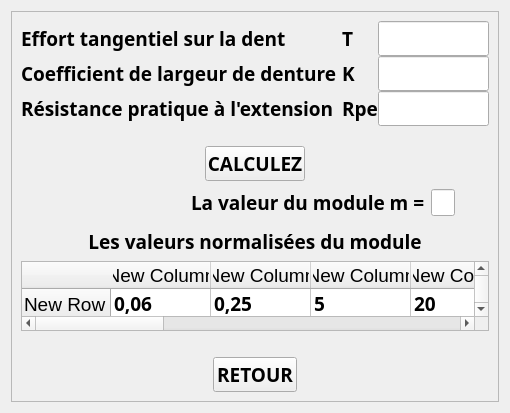
<?xml version="1.0" encoding="UTF-8"?>
<ui version="4.0">
 <class>calcul_module</class>
 <widget class="QWidget" name="calcul_module">
  <property name="geometry">
   <rect>
    <x>0</x>
    <y>0</y>
    <width>508</width>
    <height>338</height>
   </rect>
  </property>
  <property name="windowTitle">
   <string>CALCUL_DU_MODULE</string>
  </property>
  <layout class="QGridLayout" name="gridLayout">
   <item row="1" column="0">
    <widget class="QFrame" name="frame_ch14">
     <property name="frameShape">
      <enum>QFrame::StyledPanel</enum>
     </property>
     <property name="frameShadow">
      <enum>QFrame::Raised</enum>
     </property>
     <layout class="QGridLayout" name="gridLayout_2">
      <item row="0" column="0">
       <layout class="QVBoxLayout" name="verticalLayout_8">
        <item>
         <layout class="QVBoxLayout" name="verticalLayout_7">
          <item>
           <layout class="QVBoxLayout" name="verticalLayout_6">
            <item>
             <layout class="QVBoxLayout" name="verticalLayout_5">
              <item>
               <layout class="QVBoxLayout" name="verticalLayout_4">
                <property name="spacing">
                 <number>0</number>
                </property>
                <item>
                 <layout class="QHBoxLayout" name="horizontalLayout">
                  <item>
                   <layout class="QVBoxLayout" name="verticalLayout">
                    <item>
                     <widget class="QLabel" name="label_1_module">
                      <property name="font">
                       <font>
                        <family>Arial Black</family>
                        <pointsize>14</pointsize>
                        <weight>75</weight>
                        <bold>true</bold>
                       </font>
                      </property>
                      <property name="text">
                       <string>Effort tangentiel sur la dent </string>
                      </property>
                     </widget>
                    </item>
                    <item>
                     <widget class="QLabel" name="label_2_module">
                      <property name="font">
                       <font>
                        <family>Arial Black</family>
                        <pointsize>14</pointsize>
                        <weight>75</weight>
                        <bold>true</bold>
                       </font>
                      </property>
                      <property name="text">
                       <string>Coefficient de largeur de denture </string>
                      </property>
                     </widget>
                    </item>
                    <item>
                     <widget class="QLabel" name="label_3_module">
                      <property name="font">
                       <font>
                        <family>Arial Black</family>
                        <pointsize>14</pointsize>
                        <weight>75</weight>
                        <bold>true</bold>
                       </font>
                      </property>
                      <property name="text">
                       <string>Résistance pratique à l'extension </string>
                      </property>
                     </widget>
                    </item>
                   </layout>
                  </item>
                  <item>
                   <layout class="QVBoxLayout" name="verticalLayout_2">
                    <item>
                     <widget class="QLabel" name="label_6_module">
                      <property name="font">
                       <font>
                        <family>Arial Black</family>
                        <pointsize>14</pointsize>
                        <weight>75</weight>
                        <bold>true</bold>
                       </font>
                      </property>
                      <property name="text">
                       <string>T</string>
                      </property>
                      <property name="alignment">
                       <set>Qt::AlignLeading|Qt::AlignLeft|Qt::AlignVCenter</set>
                      </property>
                     </widget>
                    </item>
                    <item>
                     <widget class="QLabel" name="label_7_module">
                      <property name="font">
                       <font>
                        <family>Arial Black</family>
                        <pointsize>14</pointsize>
                        <weight>75</weight>
                        <bold>true</bold>
                       </font>
                      </property>
                      <property name="text">
                       <string>K</string>
                      </property>
                      <property name="alignment">
                       <set>Qt::AlignLeading|Qt::AlignLeft|Qt::AlignVCenter</set>
                      </property>
                     </widget>
                    </item>
                    <item>
                     <widget class="QLabel" name="label_8_module">
                      <property name="font">
                       <font>
                        <family>Arial Black</family>
                        <pointsize>14</pointsize>
                        <weight>75</weight>
                        <bold>true</bold>
                       </font>
                      </property>
                      <property name="text">
                       <string>Rpe</string>
                      </property>
                      <property name="alignment">
                       <set>Qt::AlignLeading|Qt::AlignLeft|Qt::AlignVCenter</set>
                      </property>
                     </widget>
                    </item>
                   </layout>
                  </item>
                  <item>
                   <layout class="QVBoxLayout" name="verticalLayout_3">
                    <item alignment="Qt::AlignLeft">
                     <widget class="QLineEdit" name="lineEdit_1_module">
                      <property name="font">
                       <font>
                        <family>Arial Black</family>
                        <pointsize>14</pointsize>
                        <weight>75</weight>
                        <bold>true</bold>
                       </font>
                      </property>
                      <property name="text">
                       <string/>
                      </property>
                     </widget>
                    </item>
                    <item alignment="Qt::AlignLeft">
                     <widget class="QLineEdit" name="lineEdit_2_module">
                      <property name="font">
                       <font>
                        <family>Arial Black</family>
                        <pointsize>14</pointsize>
                        <weight>75</weight>
                        <bold>true</bold>
                       </font>
                      </property>
                     </widget>
                    </item>
                    <item alignment="Qt::AlignLeft">
                     <widget class="QLineEdit" name="lineEdit_3_module">
                      <property name="font">
                       <font>
                        <family>Arial Black</family>
                        <pointsize>14</pointsize>
                        <weight>75</weight>
                        <bold>true</bold>
                       </font>
                      </property>
                     </widget>
                    </item>
                   </layout>
                  </item>
                 </layout>
                </item>
                <item>
                 <spacer name="horizontalSpacer_2">
                  <property name="orientation">
                   <enum>Qt::Horizontal</enum>
                  </property>
                  <property name="sizeHint" stdset="0">
                   <size>
                    <width>40</width>
                    <height>20</height>
                   </size>
                  </property>
                 </spacer>
                </item>
                <item alignment="Qt::AlignHCenter">
                 <widget class="QPushButton" name="bouton_calculez_ch11">
                  <property name="maximumSize">
                   <size>
                    <width>100</width>
                    <height>100</height>
                   </size>
                  </property>
                  <property name="font">
                   <font>
                    <family>Arial Black</family>
                    <pointsize>14</pointsize>
                    <weight>75</weight>
                    <bold>true</bold>
                   </font>
                  </property>
                  <property name="text">
                   <string>CALCULEZ</string>
                  </property>
                 </widget>
                </item>
               </layout>
              </item>
              <item>
               <layout class="QFormLayout" name="formLayout">
                <property name="leftMargin">
                 <number>170</number>
                </property>
                <property name="topMargin">
                 <number>2</number>
                </property>
                <property name="rightMargin">
                 <number>34</number>
                </property>
                <property name="bottomMargin">
                 <number>6</number>
                </property>
                <item row="0" column="0">
                 <widget class="QLabel" name="label_9_module">
                  <property name="font">
                   <font>
                    <family>Arial Black</family>
                    <pointsize>14</pointsize>
                    <weight>75</weight>
                    <bold>true</bold>
                   </font>
                  </property>
                  <property name="text">
                   <string>La valeur du module m =</string>
                  </property>
                 </widget>
                </item>
                <item row="0" column="1">
                 <widget class="QLineEdit" name="lineEdit_4_module">
                  <property name="sizePolicy">
                   <sizepolicy hsizetype="Maximum" vsizetype="Maximum">
                    <horstretch>0</horstretch>
                    <verstretch>0</verstretch>
                   </sizepolicy>
                  </property>
                  <property name="minimumSize">
                   <size>
                    <width>24</width>
                    <height>24</height>
                   </size>
                  </property>
                  <property name="maximumSize">
                   <size>
                    <width>248</width>
                    <height>100</height>
                   </size>
                  </property>
                  <property name="font">
                   <font>
                    <family>Arial Black</family>
                    <pointsize>14</pointsize>
                    <weight>75</weight>
                    <bold>true</bold>
                   </font>
                  </property>
                  <property name="text">
                   <string/>
                  </property>
                 </widget>
                </item>
               </layout>
              </item>
             </layout>
            </item>
            <item>
             <widget class="QLabel" name="label_10_module">
              <property name="font">
               <font>
                <family>Arial Black</family>
                <pointsize>14</pointsize>
                <weight>75</weight>
                <bold>true</bold>
               </font>
              </property>
              <property name="text">
               <string>Les valeurs normalisées du module</string>
              </property>
              <property name="alignment">
               <set>Qt::AlignCenter</set>
              </property>
             </widget>
            </item>
           </layout>
          </item>
          <item>
           <widget class="QTableWidget" name="tableWidget_module">
            <property name="font">
             <font>
              <pointsize>14</pointsize>
             </font>
            </property>
            <row>
             <property name="text">
              <string>New Row</string>
             </property>
            </row>
            <row>
             <property name="text">
              <string>New Row</string>
             </property>
            </row>
            <row>
             <property name="text">
              <string>New Row</string>
             </property>
            </row>
            <row>
             <property name="text">
              <string>New Row</string>
             </property>
            </row>
            <row>
             <property name="text">
              <string>New Row</string>
             </property>
            </row>
            <row>
             <property name="text">
              <string>New Row</string>
             </property>
            </row>
            <column>
             <property name="text">
              <string>New Column</string>
             </property>
            </column>
            <column>
             <property name="text">
              <string>New Column</string>
             </property>
            </column>
            <column>
             <property name="text">
              <string>New Column</string>
             </property>
            </column>
            <column>
             <property name="text">
              <string>New Column</string>
             </property>
            </column>
            <column>
             <property name="text">
              <string>New Column</string>
             </property>
            </column>
            <column>
             <property name="text">
              <string>New Column</string>
             </property>
            </column>
            <column>
             <property name="text">
              <string>New Column</string>
             </property>
            </column>
            <column>
             <property name="text">
              <string>New Column</string>
             </property>
            </column>
            <column>
             <property name="text">
              <string>New Column</string>
             </property>
            </column>
            <column>
             <property name="text">
              <string>New Column</string>
             </property>
            </column>
            <item row="0" column="0">
             <property name="text">
              <string>0,06</string>
             </property>
             <property name="font">
              <font>
               <family>Arial Black</family>
               <weight>75</weight>
               <bold>true</bold>
              </font>
             </property>
            </item>
            <item row="0" column="1">
             <property name="text">
              <string>0,25</string>
             </property>
             <property name="font">
              <font>
               <family>Arial Black</family>
               <weight>75</weight>
               <bold>true</bold>
              </font>
             </property>
            </item>
            <item row="0" column="2">
             <property name="text">
              <string>5</string>
             </property>
             <property name="font">
              <font>
               <family>Arial Black</family>
               <weight>75</weight>
               <bold>true</bold>
              </font>
             </property>
            </item>
            <item row="0" column="3">
             <property name="text">
              <string>20</string>
             </property>
             <property name="font">
              <font>
               <family>Arial Black</family>
               <weight>75</weight>
               <bold>true</bold>
              </font>
             </property>
            </item>
            <item row="0" column="4">
             <property name="text">
              <string>0,07</string>
             </property>
             <property name="font">
              <font>
               <family>Arial Black</family>
               <weight>75</weight>
               <bold>true</bold>
              </font>
             </property>
            </item>
            <item row="0" column="5">
             <property name="text">
              <string>0,28</string>
             </property>
             <property name="font">
              <font>
               <family>Arial Black</family>
               <weight>75</weight>
               <bold>true</bold>
              </font>
             </property>
            </item>
            <item row="0" column="6">
             <property name="text">
              <string>1,125</string>
             </property>
             <property name="font">
              <font>
               <family>Arial Black</family>
               <weight>75</weight>
               <bold>true</bold>
              </font>
             </property>
            </item>
            <item row="0" column="7">
             <property name="text">
              <string>5,5</string>
             </property>
             <property name="font">
              <font>
               <family>Arial Black</family>
               <weight>75</weight>
               <bold>true</bold>
              </font>
             </property>
            </item>
            <item row="0" column="8">
             <property name="text">
              <string>22</string>
             </property>
             <property name="font">
              <font>
               <family>Arial Black</family>
               <weight>75</weight>
               <bold>true</bold>
              </font>
             </property>
            </item>
            <item row="0" column="9">
             <property name="text">
              <string>1,25</string>
             </property>
             <property name="font">
              <font>
               <family>Arial Black</family>
               <weight>75</weight>
               <bold>true</bold>
              </font>
             </property>
            </item>
            <item row="1" column="0">
             <property name="text">
              <string>0,08</string>
             </property>
             <property name="font">
              <font>
               <family>Arial Black</family>
               <weight>75</weight>
               <bold>true</bold>
              </font>
             </property>
            </item>
            <item row="1" column="1">
             <property name="text">
              <string>0,30</string>
             </property>
             <property name="font">
              <font>
               <family>Arial Black</family>
               <weight>75</weight>
               <bold>true</bold>
              </font>
             </property>
            </item>
            <item row="1" column="2">
             <property name="text">
              <string>6</string>
             </property>
             <property name="font">
              <font>
               <family>Arial Black</family>
               <weight>75</weight>
               <bold>true</bold>
              </font>
             </property>
            </item>
            <item row="1" column="3">
             <property name="text">
              <string>25</string>
             </property>
             <property name="font">
              <font>
               <family>Arial Black</family>
               <weight>75</weight>
               <bold>true</bold>
              </font>
             </property>
            </item>
            <item row="1" column="4">
             <property name="text">
              <string>0,09</string>
             </property>
             <property name="font">
              <font>
               <family>Arial Black</family>
               <weight>75</weight>
               <bold>true</bold>
              </font>
             </property>
            </item>
            <item row="1" column="5">
             <property name="text">
              <string>0,35</string>
             </property>
             <property name="font">
              <font>
               <family>Arial Black</family>
               <weight>75</weight>
               <bold>true</bold>
              </font>
             </property>
            </item>
            <item row="1" column="6">
             <property name="text">
              <string>1,375</string>
             </property>
             <property name="font">
              <font>
               <family>Arial Black</family>
               <weight>75</weight>
               <bold>true</bold>
              </font>
             </property>
            </item>
            <item row="1" column="7">
             <property name="text">
              <string>7</string>
             </property>
             <property name="font">
              <font>
               <family>Arial Black</family>
               <weight>75</weight>
               <bold>true</bold>
              </font>
             </property>
            </item>
            <item row="1" column="8">
             <property name="text">
              <string>28</string>
             </property>
             <property name="font">
              <font>
               <family>Arial Black</family>
               <weight>75</weight>
               <bold>true</bold>
              </font>
             </property>
            </item>
            <item row="1" column="9">
             <property name="text">
              <string>1,5</string>
             </property>
             <property name="font">
              <font>
               <family>Arial Black</family>
               <weight>75</weight>
               <bold>true</bold>
              </font>
             </property>
            </item>
            <item row="2" column="0">
             <property name="text">
              <string>0,10</string>
             </property>
             <property name="font">
              <font>
               <family>Arial Black</family>
               <weight>75</weight>
               <bold>true</bold>
              </font>
             </property>
            </item>
            <item row="2" column="1">
             <property name="text">
              <string>0,40</string>
             </property>
             <property name="font">
              <font>
               <family>Arial Black</family>
               <weight>75</weight>
               <bold>true</bold>
              </font>
             </property>
            </item>
            <item row="2" column="2">
             <property name="text">
              <string>8</string>
             </property>
             <property name="font">
              <font>
               <family>Arial Black</family>
               <weight>75</weight>
               <bold>true</bold>
              </font>
             </property>
            </item>
            <item row="2" column="3">
             <property name="text">
              <string>32</string>
             </property>
             <property name="font">
              <font>
               <family>Arial Black</family>
               <weight>75</weight>
               <bold>true</bold>
              </font>
             </property>
            </item>
            <item row="2" column="4">
             <property name="text">
              <string>0,11</string>
             </property>
             <property name="font">
              <font>
               <family>Arial Black</family>
               <weight>75</weight>
               <bold>true</bold>
              </font>
             </property>
            </item>
            <item row="2" column="5">
             <property name="text">
              <string>0,45</string>
             </property>
             <property name="font">
              <font>
               <family>Arial Black</family>
               <weight>75</weight>
               <bold>true</bold>
              </font>
             </property>
            </item>
            <item row="2" column="6">
             <property name="text">
              <string>1,75</string>
             </property>
             <property name="font">
              <font>
               <family>Arial Black</family>
               <weight>75</weight>
               <bold>true</bold>
              </font>
             </property>
            </item>
            <item row="2" column="7">
             <property name="text">
              <string>9</string>
             </property>
             <property name="font">
              <font>
               <family>Arial Black</family>
               <weight>75</weight>
               <bold>true</bold>
              </font>
             </property>
            </item>
            <item row="2" column="8">
             <property name="text">
              <string>36</string>
             </property>
             <property name="font">
              <font>
               <family>Arial Black</family>
               <weight>75</weight>
               <bold>true</bold>
              </font>
             </property>
            </item>
            <item row="2" column="9">
             <property name="text">
              <string>2</string>
             </property>
             <property name="font">
              <font>
               <family>Arial Black</family>
               <weight>75</weight>
               <bold>true</bold>
              </font>
             </property>
            </item>
            <item row="3" column="0">
             <property name="text">
              <string>0,12</string>
             </property>
             <property name="font">
              <font>
               <family>Arial Black</family>
               <weight>75</weight>
               <bold>true</bold>
              </font>
             </property>
            </item>
            <item row="3" column="1">
             <property name="text">
              <string>0,50</string>
             </property>
             <property name="font">
              <font>
               <family>Arial Black</family>
               <weight>75</weight>
               <bold>true</bold>
              </font>
             </property>
            </item>
            <item row="3" column="2">
             <property name="text">
              <string>10</string>
             </property>
             <property name="font">
              <font>
               <family>Arial Black</family>
               <weight>75</weight>
               <bold>true</bold>
              </font>
             </property>
            </item>
            <item row="3" column="3">
             <property name="text">
              <string>40</string>
             </property>
             <property name="font">
              <font>
               <family>Arial Black</family>
               <weight>75</weight>
               <bold>true</bold>
              </font>
             </property>
            </item>
            <item row="3" column="4">
             <property name="text">
              <string>0,14</string>
             </property>
             <property name="font">
              <font>
               <family>Arial Black</family>
               <weight>75</weight>
               <bold>true</bold>
              </font>
             </property>
            </item>
            <item row="3" column="5">
             <property name="text">
              <string>0,55</string>
             </property>
             <property name="font">
              <font>
               <family>Arial Black</family>
               <weight>75</weight>
               <bold>true</bold>
              </font>
             </property>
            </item>
            <item row="3" column="6">
             <property name="text">
              <string>2,75</string>
             </property>
             <property name="font">
              <font>
               <family>Arial Black</family>
               <weight>75</weight>
               <bold>true</bold>
              </font>
             </property>
            </item>
            <item row="3" column="7">
             <property name="text">
              <string>11</string>
             </property>
             <property name="font">
              <font>
               <family>Arial Black</family>
               <weight>75</weight>
               <bold>true</bold>
              </font>
             </property>
            </item>
            <item row="3" column="8">
             <property name="text">
              <string>45</string>
             </property>
             <property name="font">
              <font>
               <family>Arial Black</family>
               <weight>75</weight>
               <bold>true</bold>
              </font>
             </property>
            </item>
            <item row="3" column="9">
             <property name="text">
              <string>2,5</string>
             </property>
             <property name="font">
              <font>
               <family>Arial Black</family>
               <weight>75</weight>
               <bold>true</bold>
              </font>
             </property>
            </item>
            <item row="4" column="0">
             <property name="text">
              <string>0,15</string>
             </property>
             <property name="font">
              <font>
               <family>Arial Black</family>
               <weight>75</weight>
               <bold>true</bold>
              </font>
             </property>
            </item>
            <item row="4" column="1">
             <property name="text">
              <string>0,75</string>
             </property>
             <property name="font">
              <font>
               <family>Arial Black</family>
               <weight>75</weight>
               <bold>true</bold>
              </font>
             </property>
             <property name="background">
              <brush brushstyle="NoBrush">
               <color alpha="255">
                <red>0</red>
                <green>0</green>
                <blue>0</blue>
               </color>
              </brush>
             </property>
            </item>
            <item row="4" column="2">
             <property name="text">
              <string>12</string>
             </property>
             <property name="font">
              <font>
               <family>Arial Black</family>
               <weight>75</weight>
               <bold>true</bold>
              </font>
             </property>
            </item>
            <item row="4" column="3">
             <property name="text">
              <string>50</string>
             </property>
             <property name="font">
              <font>
               <family>Arial Black</family>
               <weight>75</weight>
               <bold>true</bold>
              </font>
             </property>
            </item>
            <item row="4" column="4">
             <property name="text">
              <string>0,18</string>
             </property>
             <property name="font">
              <font>
               <family>Arial Black</family>
               <weight>75</weight>
               <bold>true</bold>
              </font>
             </property>
            </item>
            <item row="4" column="5">
             <property name="text">
              <string>0,7</string>
             </property>
             <property name="font">
              <font>
               <family>Arial Black</family>
               <weight>75</weight>
               <bold>true</bold>
              </font>
             </property>
            </item>
            <item row="4" column="6">
             <property name="text">
              <string>3,5</string>
             </property>
             <property name="font">
              <font>
               <family>Arial Black</family>
               <weight>75</weight>
               <bold>true</bold>
              </font>
             </property>
            </item>
            <item row="4" column="7">
             <property name="text">
              <string>14</string>
             </property>
             <property name="font">
              <font>
               <family>Arial Black</family>
               <weight>75</weight>
               <bold>true</bold>
              </font>
             </property>
            </item>
            <item row="4" column="8">
             <property name="text">
              <string>55</string>
             </property>
             <property name="font">
              <font>
               <family>Arial Black</family>
               <weight>75</weight>
               <bold>true</bold>
              </font>
             </property>
            </item>
            <item row="4" column="9">
             <property name="text">
              <string>3</string>
             </property>
             <property name="font">
              <font>
               <family>Arial Black</family>
               <weight>75</weight>
               <bold>true</bold>
              </font>
             </property>
            </item>
            <item row="5" column="0">
             <property name="text">
              <string>0,20</string>
             </property>
             <property name="font">
              <font>
               <family>Arial Black</family>
               <weight>75</weight>
               <bold>true</bold>
              </font>
             </property>
            </item>
            <item row="5" column="1">
             <property name="text">
              <string>1,0</string>
             </property>
             <property name="font">
              <font>
               <family>Arial Black</family>
               <weight>75</weight>
               <bold>true</bold>
              </font>
             </property>
            </item>
            <item row="5" column="2">
             <property name="text">
              <string>16</string>
             </property>
             <property name="font">
              <font>
               <family>Arial Black</family>
               <weight>75</weight>
               <bold>true</bold>
              </font>
             </property>
            </item>
            <item row="5" column="3">
             <property name="text">
              <string>60</string>
             </property>
             <property name="font">
              <font>
               <family>Arial Black</family>
               <weight>75</weight>
               <bold>true</bold>
              </font>
             </property>
            </item>
            <item row="5" column="4">
             <property name="text">
              <string>0,22</string>
             </property>
             <property name="font">
              <font>
               <family>Arial Black</family>
               <weight>75</weight>
               <bold>true</bold>
              </font>
             </property>
            </item>
            <item row="5" column="5">
             <property name="text">
              <string>0,9</string>
             </property>
             <property name="font">
              <font>
               <family>Arial Black</family>
               <weight>75</weight>
               <bold>true</bold>
              </font>
             </property>
            </item>
            <item row="5" column="6">
             <property name="text">
              <string>4,5</string>
             </property>
             <property name="font">
              <font>
               <family>Arial Black</family>
               <weight>75</weight>
               <bold>true</bold>
              </font>
             </property>
            </item>
            <item row="5" column="7">
             <property name="text">
              <string>18</string>
             </property>
             <property name="font">
              <font>
               <family>Arial Black</family>
               <weight>75</weight>
               <bold>true</bold>
              </font>
             </property>
            </item>
            <item row="5" column="8">
             <property name="text">
              <string>70</string>
             </property>
             <property name="font">
              <font>
               <family>Arial Black</family>
               <weight>75</weight>
               <bold>true</bold>
              </font>
             </property>
            </item>
            <item row="5" column="9">
             <property name="text">
              <string>4</string>
             </property>
             <property name="font">
              <font>
               <family>Arial Black</family>
               <weight>75</weight>
               <bold>true</bold>
              </font>
             </property>
            </item>
           </widget>
          </item>
         </layout>
        </item>
        <item>
         <spacer name="horizontalSpacer">
          <property name="orientation">
           <enum>Qt::Horizontal</enum>
          </property>
          <property name="sizeHint" stdset="0">
           <size>
            <width>40</width>
            <height>20</height>
           </size>
          </property>
         </spacer>
        </item>
        <item alignment="Qt::AlignHCenter">
         <widget class="QPushButton" name="bouton_retour_ch13">
          <property name="maximumSize">
           <size>
            <width>100</width>
            <height>100</height>
           </size>
          </property>
          <property name="font">
           <font>
            <family>Arial Black</family>
            <pointsize>14</pointsize>
            <weight>75</weight>
            <bold>true</bold>
           </font>
          </property>
          <property name="text">
           <string>RETOUR</string>
          </property>
         </widget>
        </item>
       </layout>
      </item>
     </layout>
    </widget>
   </item>
  </layout>
 </widget>
 <resources/>
 <connections/>
</ui>
